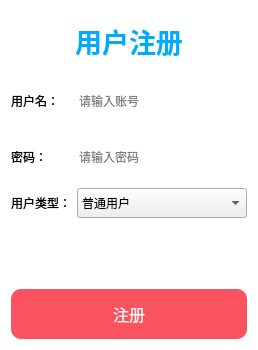
<?xml version="1.0" encoding="UTF-8"?>
<ui version="4.0">
 <class>signUpDialog</class>
 <widget class="QDialog" name="signUpDialog">
  <property name="geometry">
   <rect>
    <x>0</x>
    <y>0</y>
    <width>258</width>
    <height>350</height>
   </rect>
  </property>
  <property name="windowTitle">
   <string>Dialog</string>
  </property>
  <property name="styleSheet">
   <string notr="true">QDialog#signUpDialog{
	background-color: rgba(255, 255, 255, 180);
}
QLineEdit {
    border: none; /* 设置未选中时的边框为无 */
    border-radius: 10px; /* 设置圆角为 10px */
}

QLineEdit:focus {
    border: 2px solid red; /* 设置选中时的边框为红色 */
    border-radius: 10px; /* 设置圆角为 10px，保持和未选中状态一致 */
    outline: none; /* 去除默认的选中样式 */
}
</string>
  </property>
  <layout class="QVBoxLayout" name="verticalLayout">
   <item>
    <widget class="QLabel" name="label_4">
     <property name="font">
      <font>
       <pointsize>20</pointsize>
       <bold>true</bold>
      </font>
     </property>
     <property name="styleSheet">
      <string notr="true">color: rgb(0, 170, 255);</string>
     </property>
     <property name="text">
      <string>用户注册</string>
     </property>
     <property name="alignment">
      <set>Qt::AlignCenter</set>
     </property>
    </widget>
   </item>
   <item>
    <layout class="QGridLayout" name="gridLayout">
     <item row="0" column="0">
      <widget class="QLabel" name="label">
       <property name="text">
        <string>用户名：</string>
       </property>
      </widget>
     </item>
     <item row="0" column="1">
      <widget class="QLineEdit" name="userNameLineEdit">
       <property name="minimumSize">
        <size>
         <width>0</width>
         <height>50</height>
        </size>
       </property>
       <property name="placeholderText">
        <string>请输入账号</string>
       </property>
      </widget>
     </item>
     <item row="1" column="0">
      <widget class="QLabel" name="label_2">
       <property name="text">
        <string>密码：</string>
       </property>
      </widget>
     </item>
     <item row="1" column="1">
      <widget class="QLineEdit" name="passWordLineEdit">
       <property name="minimumSize">
        <size>
         <width>0</width>
         <height>50</height>
        </size>
       </property>
       <property name="echoMode">
        <enum>QLineEdit::Password</enum>
       </property>
       <property name="placeholderText">
        <string>请输入密码</string>
       </property>
      </widget>
     </item>
     <item row="2" column="0">
      <widget class="QLabel" name="label_3">
       <property name="text">
        <string>用户类型：</string>
       </property>
      </widget>
     </item>
     <item row="2" column="1">
      <widget class="QComboBox" name="userTypeComboBox">
       <property name="minimumSize">
        <size>
         <width>0</width>
         <height>30</height>
        </size>
       </property>
       <item>
        <property name="text">
         <string>普通用户</string>
        </property>
       </item>
       <item>
        <property name="text">
         <string>管理员</string>
        </property>
       </item>
      </widget>
     </item>
    </layout>
   </item>
   <item>
    <widget class="QLabel" name="tipLabel">
     <property name="styleSheet">
      <string notr="true">color: rgb(255, 0, 0);</string>
     </property>
     <property name="text">
      <string/>
     </property>
    </widget>
   </item>
   <item>
    <widget class="QPushButton" name="ok_btn">
     <property name="minimumSize">
      <size>
       <width>0</width>
       <height>50</height>
      </size>
     </property>
     <property name="font">
      <font>
       <pointsize>12</pointsize>
      </font>
     </property>
     <property name="styleSheet">
      <string notr="true">QPushButton{
	color: rgb(245, 245, 245);
	border: none;
	background-color: rgb(249,83,96);
	border-radius: 10px;
}
QPushButton:hover{
	color: rgb(245, 245, 245);
	border: none;
	background-color: rgb(231,75,91);
	border-radius: 10px;
}</string>
     </property>
     <property name="text">
      <string>注册</string>
     </property>
    </widget>
   </item>
  </layout>
 </widget>
 <resources/>
 <connections/>
</ui>
